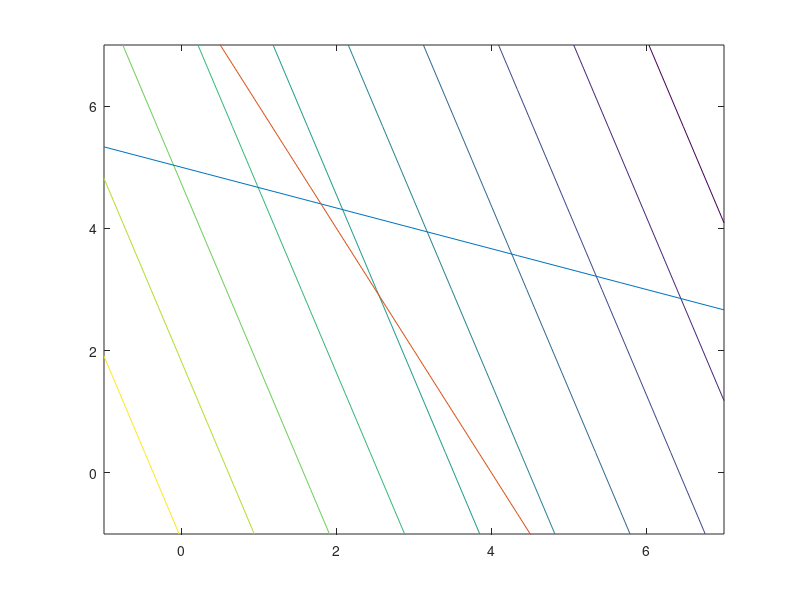

Write the MATLAB code that produced this figure. (Note: this script raises an error after producing the figure.)
%% Contour plot with constraints
x1 = linspace(-1,7,7);
x2 = linspace(-1,7,7);
[X,Y] = meshgrid(x1,x2);
Z = -3*X-Y;
contour(X,Y,Z)
hold on;
plot(x1,5-x1/3);
hold on;
plot(x1,8-2*x1);
axis([-1 7 -1 7]);

%% Simplex method to calculate the optimal A and B

clear('all');
clc;

% Problem data: (Remember that all vectors are column vectors.)
c = [-3 -2 0 0]';
A = [2 1 1 0; 1 3 0 1];
b = [8 15]';
% A fesible starting point:
x0 = [0 0 8 15]'; % The starting point must also have four variables!

% Solve problem and print a report: (Call simplex(c,A,b,x0,[]) if you do 
% not want the report printed).
[x, fval, iterates] = simplex(c,A,b,x0,'report');

% Extract iterates in the space of x_1 and x_2:
iter_x1_x2 = iterates(1:2, :);

% Extract iterates as individual vectors (containing x_1 and x_2):
iter_1 = iter_x1_x2(:,1);
iter_2 = iter_x1_x2(:,2);
iter_3 = iter_x1_x2(:,3);


